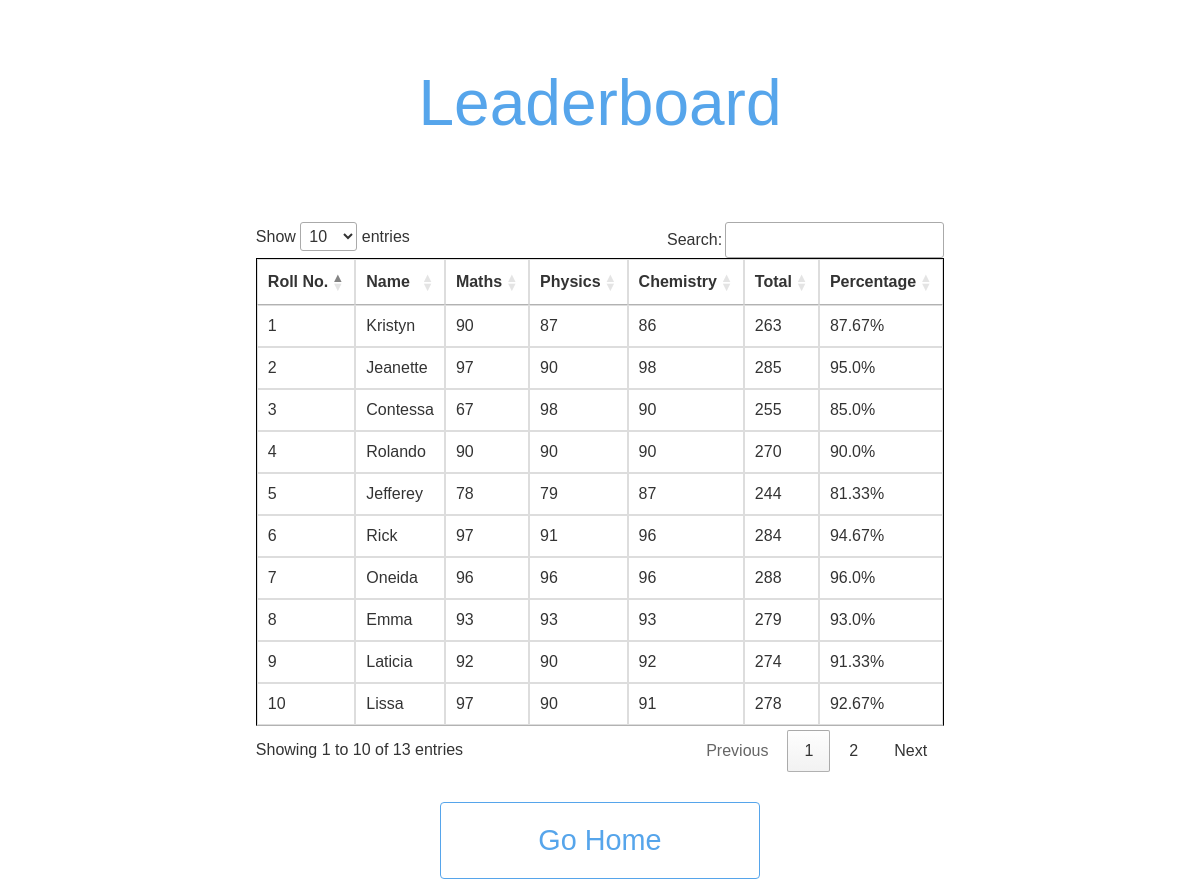
Page /leaderboard/ on the committed database.
### student_marks/models.py (models this page shows, shortened)
class Marks(models.Model):
    rollno = models.PositiveSmallIntegerField(unique=True, validators=[MinValueValidator(1),
                                            MaxValueValidator(200)])
    name = models.CharField(max_length=200)
    maths = models.PositiveSmallIntegerField(validators=[MinValueValidator(0),
                                            MaxValueValidator(100)])
    physics = models.PositiveSmallIntegerField(validators=[MinValueValidator(0),
                                            MaxValueValidator(100)])
    chemistry = models.PositiveSmallIntegerField(validators=[MinValueValidator(0),
                                            MaxValueValidator(100)])
    total = models.PositiveSmallIntegerField(blank=True, null=True)
    percentage = models.FloatField(blank=True, null=True)

### student_marks/views.py (the view)
# urls.py: url(r'^leaderboard/$',views.MarksListView.as_view(), name = 'leaderboard'),
class MarksListView(ListView):
    model = Marks
    def get_queryset(self):
        return Marks.objects.filter().order_by('-percentage')

### student_marks/templates/student_marks/marks_list.html
{% extends 'student_marks/base.html' %}
{% load bootstrap3 %}
{% load static %}
{% block content %}
<div class="flex-center flex-column">
    <h1 id="h">Leaderboard</h1>
    <table id="keywords" style="width:100%">
        <thead>
            <tr>
                <th>Roll No.</th>
                <th>Name</th>
                <th>Maths</th>
                <th>Physics</th>
                <th>Chemistry</th>
                <th>Total</th>
                <th>Percentage</th>
            </tr>
        </thead>
        <tbody>
            {% for mark in marks_list %}
                <tr>
                    <td>{{mark.rollno}}</td>
                    <td>{{mark.name}}</td>
                    <td>{{mark.maths}}</td>
                    <td>{{mark.physics}}</td>
                    <td>{{mark.chemistry}}</td>
                    <td>{{mark.total}}</td>
                    <td>{{mark.percentage}}%</td>
                </tr>
            {% endfor %}
        </tbody>
    </table>
    <a id="b" class="btn" href="{% url 'home' %}">Go Home</a>
</div>
{% endblock %}

### student_marks/templates/student_marks/base.html (shortened to what this page needs)
<!DOCTYPE html>
{% load static %}
<html lang="en">
<head>
    <link href="https://cdn.jsdelivr.net/npm/bootstrap@5.0.0-beta1/dist/css/bootstrap.min.css" rel="stylesheet">
    <link rel="stylesheet" href="{% static 'css/styles.css' %}">
    <link rel="stylesheet" type="text/css" href="https://cdn.datatables.net/1.10.23/css/jquery.dataTables.css">
</head>
<body>
    <div class="container">
        {% block content %}
        {% endblock %}
    </div>
</body>
</html>

### static/css/styles.css (style rules this page uses)
* { box-sizing: border-box; font-family: arial, sans-serif; margin: 0; padding: 0; color: #333; }
.container { width: 100vw; height: 100vh; display: flex; justify-content: center; align-items: center; max-width: 80rem; margin: 0 auto; padding: 2rem; }
h1, h2, h3, h4 { margin-bottom: 1rem; text-align: center; }
h1 { font-size: 4rem; color: #56a5eb; margin-bottom: 5rem; }
.flex-column { display: flex; flex-direction: column; }
.flex-center { justify-content: center; align-items: center; }
.btn { font-size: 1.8rem; padding: 1rem 0; width: 20rem; text-align: center; border: 0.1rem solid #56a5eb; margin-bottom: 1rem; text-decoration: none; color: #56a5eb; background-color: white; }
table, th, td { border: 1px solid black; }

### student_marks/templates/student_marks/base.html (style rules this page uses)
table { font-family: arial, sans-serif; border-collapse: collapse; width: 100%; margin-bottom: 50px; }
td, th { border: 1px solid #dddddd; text-align: left; padding: 8px; }
tr:nth-child(even) { background-color: #dddddd; }
#h { margin-top: 10rem; }
#b { margin-top: 30px; }

### rows in the picture
Marks: rollno "7", name "Oneida", maths "96", physics "96", chemistry "96", total "288", percentage "96.0"
Marks: rollno "2", name "Jeanette", maths "97", physics "90", chemistry "98", total "285", percentage "95.0"
Marks: rollno "6", name "Rick", maths "97", physics "91", chemistry "96", total "284", percentage "94.67"
Marks: rollno "8", name "Emma", maths "93", physics "93", chemistry "93", total "279", percentage "93.0"
Marks: rollno "10", name "Lissa", maths "97", physics "90", chemistry "91", total "278", percentage "92.67"
Marks: rollno "9", name "Laticia", maths "92", physics "90", chemistry "92", total "274", percentage "91.33"
Marks: rollno "4", name "Rolando", maths "90", physics "90", chemistry "90", total "270", percentage "90.0"
Marks: rollno "1", name "Kristyn", maths "90", physics "87", chemistry "86", total "263", percentage "87.67"
Marks: rollno "3", name "Contessa", maths "67", physics "98", chemistry "90", total "255", percentage "85.0"
Marks: rollno "5", name "Jefferey", maths "78", physics "79", chemistry "87", total "244", percentage "81.33"
